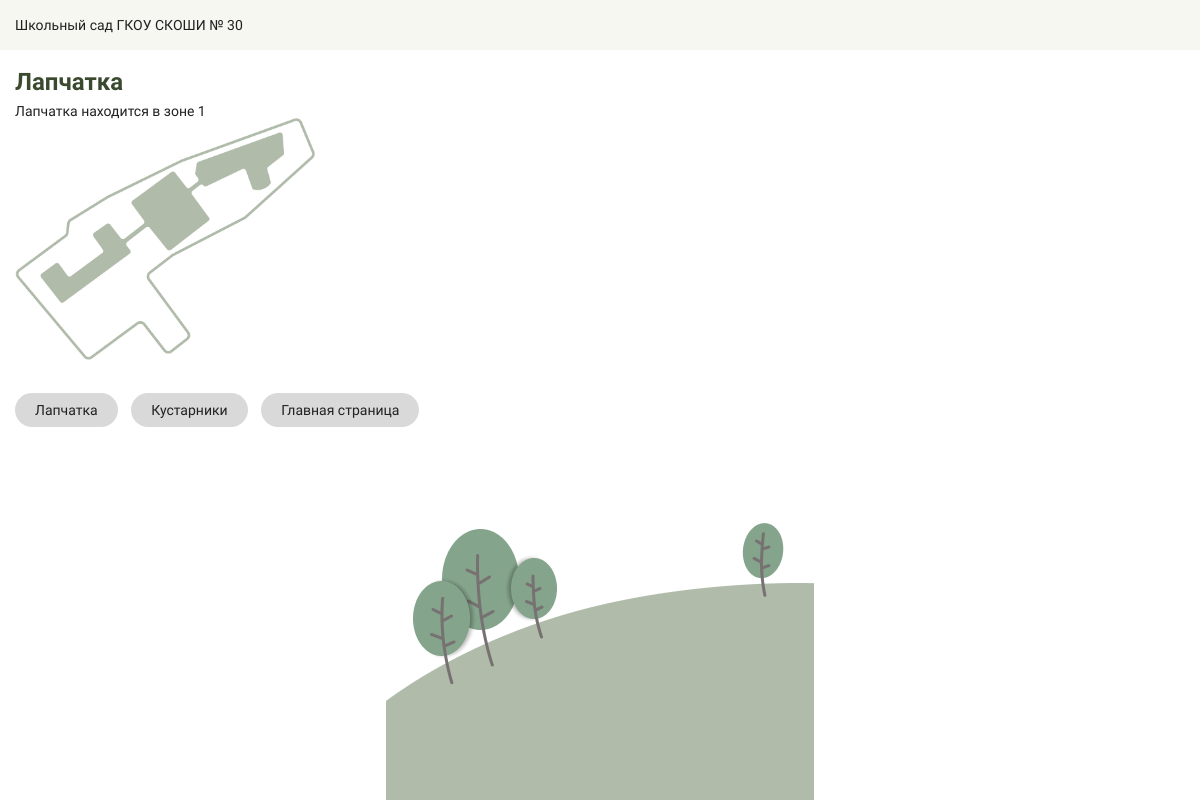
/plant/5/location, run on an earlier commit of the app's database.
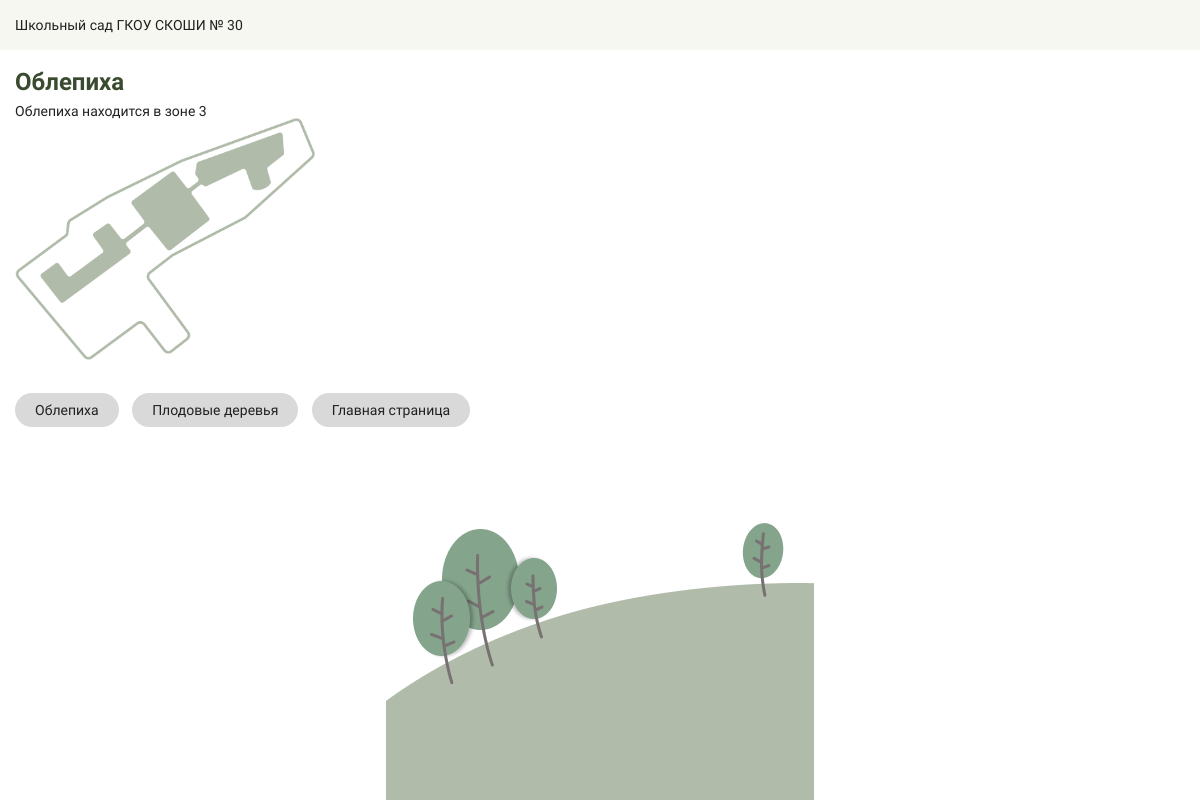
And on a later commit of the database.
### garden/models.py (models this page shows, shortened)
class Plant(db.Model):
    __tablename__ = 'plants'
    id = db.Column(db.Integer, primary_key=True)
    name = db.Column(db.String(100), unique=True, nullable=False)
    category = db.Column(db.Enum(Category), nullable=False)
    code = db.Column(db.String(10), unique=True, nullable=False)
    intro = db.Column(db.String(300), unique=True, nullable=False)
    thumbnail = db.Column(db.String(100), nullable=False, default='default.jpg')
    location = db.Column(db.Enum(Location), nullable=False, default=Location.unknown)
    display = db.Column(db.Enum(Display), nullable=False, default=Display.disabled)
    status = db.Column(db.Enum(Status), nullable=False, default=Status.CREATED)
    timestamp = db.Column(db.DateTime(), default=datetime.now)
    articles = db.relationship('Article', backref='plant', lazy='dynamic', cascade='all, delete-orphan')

### garden/routes.py (the view)
@app.route('/plant/<plant_id>/location')
def show_map(plant_id):
    plant = services.get_plant(plant_id)
    return render_template('location.html',
                           plant_id=plant.id,
                           plant_name=plant.name,
                           category=plant.category,
                           location=plant.location.value,
                           settings=settings)

### garden/services.py (called while the page is built)
def get_plant(id):
    plant = Plant.query.filter(Plant.id == id).first()
    return plant

### garden/templates/location.html (shortened to what this page needs)
{% extends 'base.html' %}
{% block main %}
<div class="subtitle">
    <h2 class="montserrat-alternates-semibold">{{ plant_name }}</h2>
</div>
<section class="location-info">
    <p class="source-sans-3-400">{{ plant_name }} находится в зоне {{ location }}</p>
</section>
<section class="location">
    <div class="map">
    </div>
    <video autoplay muted loop>
        <source src="{{ url_for('static', filename='spot.webm') }}" type="video/mp4">
    </video>
</section>
<nav class="nav-buttons">
    <a href="{{ url_for('show_plant', plant_id=plant_id) }}" class="nav-button">
        <span class="montserrat-alternates-medium">{{ plant_name }}</span>
    </a>
    <a href="{{ url_for('show_category', category_name=category.name) }}" class="nav-button">
        <span class="montserrat-alternates-medium">{{ category.value['title'] }}</span>
    </a>
    <a href="{{ url_for('index') }}" class="nav-button">
        <span class="montserrat-alternates-medium">{{ settings['home_name'] }}</span>
    </a>
</nav>
{% endblock %}

What changed in the data, as far as the page shows it:
changed Plant: name "Лапчатка" → "Облепиха"
Also different on the page:
{{ location }}: "1" → "3"
{{ category.value['title'] }}: "Кустарники" → "Плодовые деревья"
